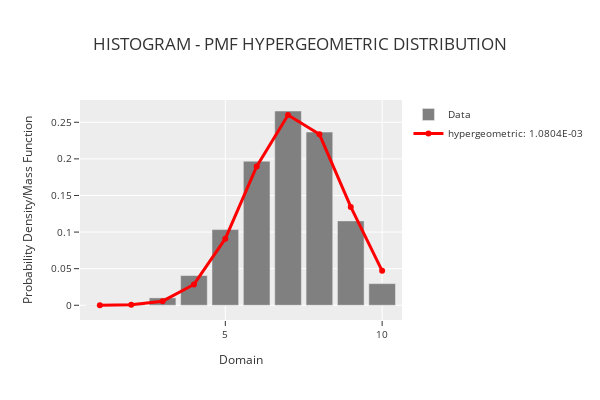

This figure's notebook cell:
### Code cell
phi.plot_distribution("hypergeometric")

### Figure 1 — Plotly figure (JSON) as saved in the notebook; plotly's stock layout.template omitted (floating-point values rounded to 4 significant figures)
{"data": [{"marker": {"color": "rgba(128,128,128,1)"}, "name": "Data", "showlegend": true, "type": "bar", "x": [1, 2, 3, 4, 5, 6, 7, 8, 9, 10], "y": [0.0003, 0.0019, 0.0101, 0.0406, 0.1034, 0.1968, 0.2654, 0.2366, 0.1153, 0.0296]}, {"line": {"color": "rgba(255,0,0,1)", "width": 3}, "mode": "lines+markers", "name": "hypergeometric: 1.0804E-03", "type": "scatter", "x": [1, 2, 3, 4, 5, 6, 7, 8, 9, 10], "y": [4.151e-05, 0.000662, 0.005617, 0.02844, 0.091, 0.1896, 0.26, 0.2336, 0.1344, 0.04702]}], "layout": {"bargap": 0.15, "height": 400, "legend": {"font": {"size": 10}, "orientation": "v", "title": {}, "xanchor": "left", "y": 1, "yanchor": "auto"}, "title": {"text": "HISTOGRAM - PMF HYPERGEOMETRIC DISTRIBUTION"}, "width": 600, "xaxis": {"tickfont": {"size": 10}, "title": {"font": {"size": 12}, "text": "Domain"}}, "yaxis": {"tickfont": {"size": 10}, "title": {"font": {"size": 12}, "text": "Probability Density/Mass Function"}}}}
